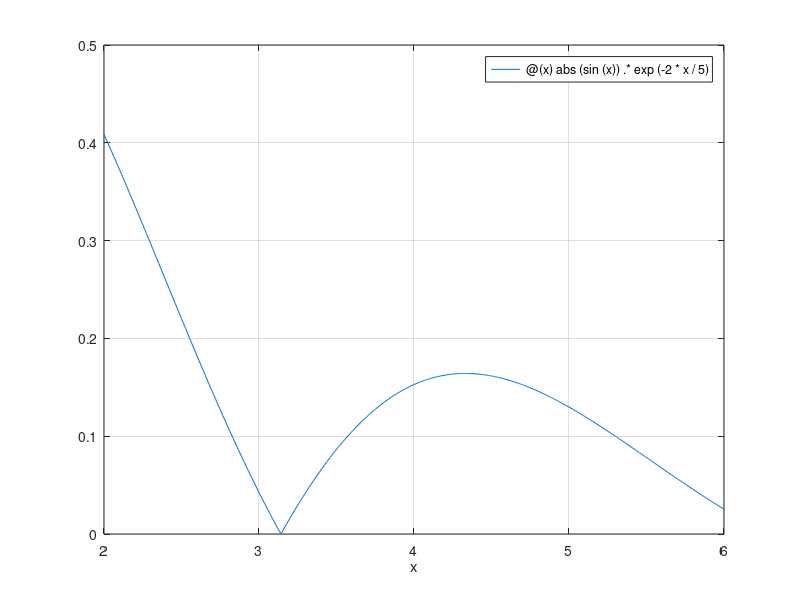

MATLAB code to generate this figure:
clear; clc; close all;

% Description: Solves an integration problem.

% Q(a)
a = 2; b = 6; n = 601;
xplt = linspace(a,b,n);

% Q(b)
myf = @(x) abs(sin(x)).*exp(-2*x/5);

% Q(c)
plot(xplt,myf(xplt))
xlabel('x')
legend(func2str(myf))
grid on

fprintf('The point is: %.3f\n',xplt(myf(xplt) == min(myf(xplt))))

% Q(d)
I = quad(myf,a,b);
fprintf('I(f) = %.3f\n',I)
